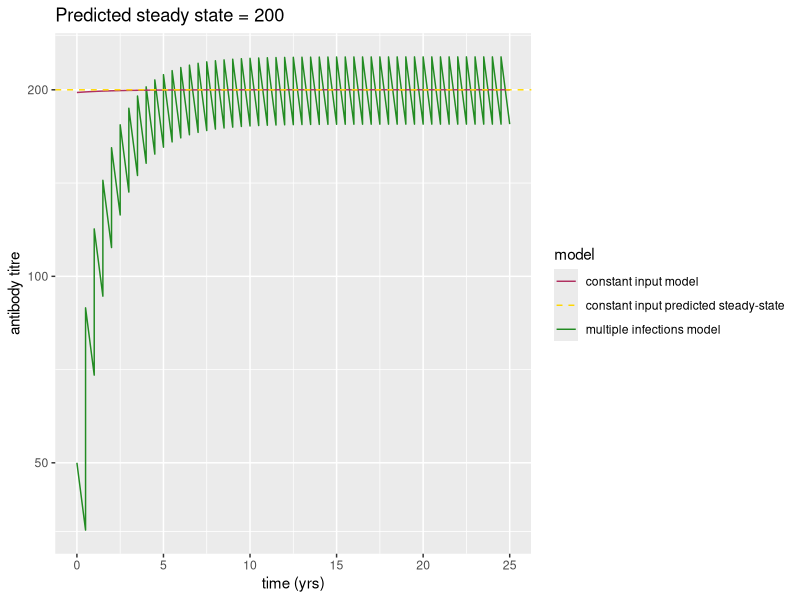

Source code (R):
## ---- chunk 1
#install.package("here")
library(here)

#install.package(ggplot2)
library(ggplot2)

#install.package(gridExtra)
library(gridExtra)

#install.packages(tidyverse)
library(tidyverse)
## ---- chunk 2
#function for constant input of Ab with constant decay
  constant_input_model = function(c,k,y) {(c-exp(-k*y))/k} #Ab_titre over time if Ab_titre had constant input, c, and decayed at some rate, k, where y is number of years

#function to repeat infections
  multiple_infections = function(A0, c, k, tau, n, time.step){
    
    #function describing waning after an infection
    waning = function(Ab_titre, A0, k, time){ #Ab_titre is a vector of total IgA titer for all previous time steps. Each infection follows the same exponential function (A0 and k fixed)
      (A0 + Ab_titre[length(Ab_titre)])*exp(-k*time) #Add preexisting titre to magnitude at start of decay, decay for duration tau
    }
    
    #defining discrete time steps
    time = seq(0,tau, by = time.step) #time since start of most recent infection for duration tau
    t = c() #total time elapsed since the start of the series of infections
    
    #first infection
    Ab_titre = A0*exp(-k*time) #first infection
    t = c(t, time) #time elapsed over first infection
    
    #repeat infections
    for(i in 2:n){ #from the second to the nth infection
      Ab_titre = c(Ab_titre, waning(Ab_titre, A0, k, time)) #Ab_titre is the titre after most recent infection*increase in Ab_titre and decay from new infection
      t = c(t, time + (i-1)*tau) # time steps before start of most recent infection + time steps of most recent infection (time elapsed over course of waning + time at the start of most recent infection)
    }
    
    #store time elapsed since t=0 and corresponding Ab_titre in data frame
    df = data.frame(t = t,
                    Ab_titre = Ab_titre)
  }

#function for plotting both models
plotting_mutliple_constant = function(parms){
  
  ##save parameters 
  parms = as.list(parms)
  list2env(parms, envir = environment())
    
  ##Run multiple infections model with a time.step of 0.1
  df = multiple_infections(A0=A0, c=c, k=k, tau=tau, n=n, time.step = 0.1)
    
  ##plot
  ggplot() + 
    geom_line(data = df, aes(x = t, y = Ab_titre, color = "multiple infections model")) +  #observe magnitude of increase initially greater than magnitude of waning, but then they begin to equalize as expected
    stat_function(fun = function(x) {constant_input_model(c=c, k=k, x)}, aes(color = "constant input model")) + 
    geom_hline(aes(yintercept = ss.Ab_titre, color = "constant input predicted steady-state"), linetype = "dashed") +
    labs(x = "time (yrs)", y = "antibody titre", title = paste("Predicted steady state =", ss.Ab_titre)) +
    scale_y_continuous(trans = "log10") +
    scale_color_manual("model", values = c("maroon", "gold", "forestgreen"))
}
  

## ---- chunk 3
##Parameters
  k = 0.5 #exponential decay rate per year
  A0 = 50 #magnitude of response
  tau = 0.5 #duration of waning between infections
  n = 50 #number of infections 
  c = A0/(tau) #constant input of Ab for constant input model
  ss.Ab_titre = c/k #steady-state Ab_titre predicted by constant input model
  
 parameters = c(k=k, A0=A0, tau=tau, n=n, c=c, ss.Ab_titre = ss.Ab_titre)
 
#plot
plot = plotting_mutliple_constant(parameters)

#show
print(plot)
